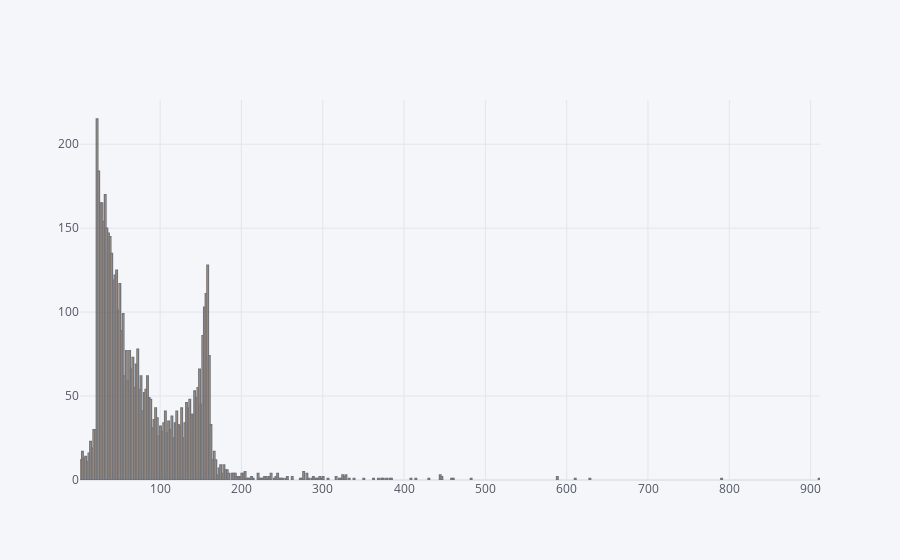

Notebook cell for this chart:
### Markdown cell above
# Exploratory Data Analysis

### Code cell
messages['length'].iplot(kind='hist',bins=500)  #plotting hist plot on length column

### Figure 1 — Plotly figure (JSON) as saved in the notebook; plotly's stock layout.template omitted (floating-point values rounded to 4 significant figures; data arrays with more than 128 entries replaced by an {"elided": "..."} marker saying what was removed)
{"data": [{"histfunc": "count", "histnorm": "", "marker": {"color": "rgba(255, 153, 51, 1.0)", "line": {"color": "#4D5663", "width": 1.3}}, "name": "length", "nbinsx": 500, "opacity": 0.8, "orientation": "v", "type": "histogram", "x": {"elided": "5572 int values"}}], "layout": {"barmode": "overlay", "legend": {"bgcolor": "#F5F6F9", "font": {"color": "#4D5663"}}, "paper_bgcolor": "#F5F6F9", "plot_bgcolor": "#F5F6F9", "title": {"font": {"color": "#4D5663"}}, "xaxis": {"gridcolor": "#E1E5ED", "showgrid": true, "tickfont": {"color": "#4D5663"}, "title": {"font": {"color": "#4D5663"}, "text": ""}, "zerolinecolor": "#E1E5ED"}, "yaxis": {"gridcolor": "#E1E5ED", "showgrid": true, "tickfont": {"color": "#4D5663"}, "title": {"font": {"color": "#4D5663"}, "text": ""}, "zerolinecolor": "#E1E5ED"}}}
